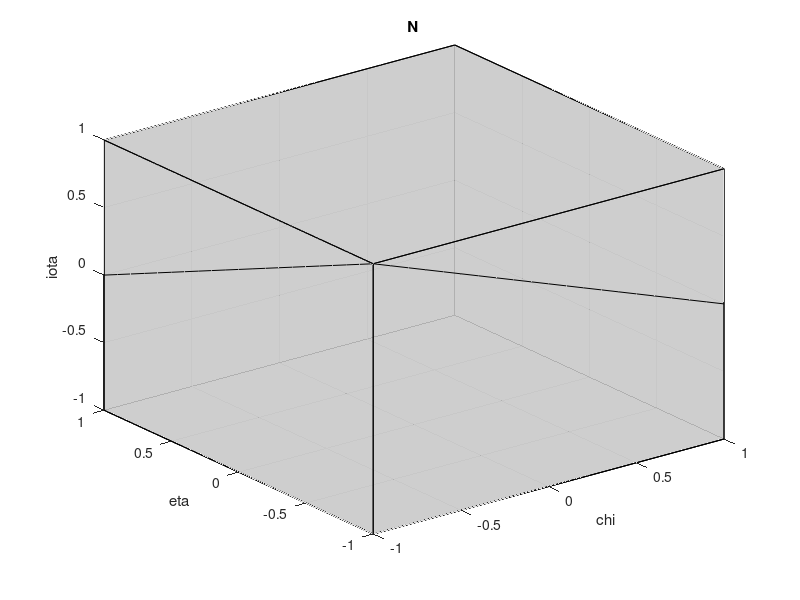
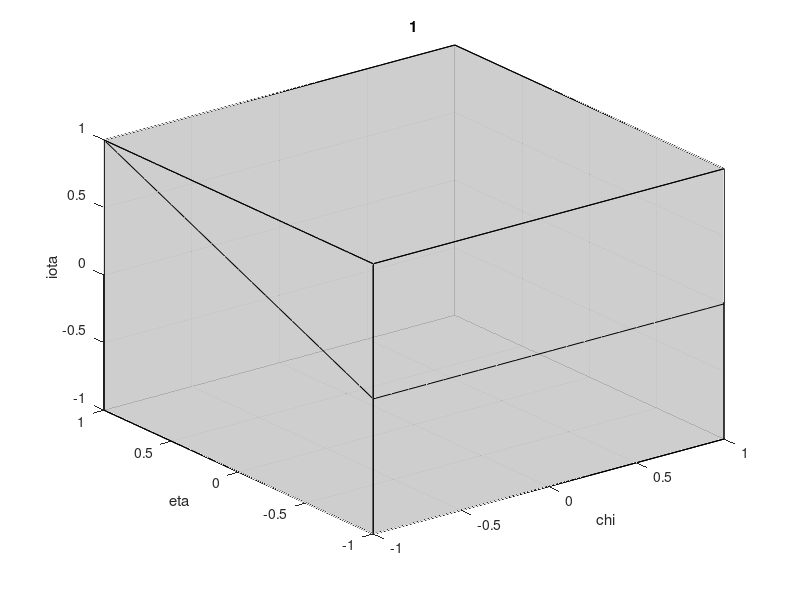
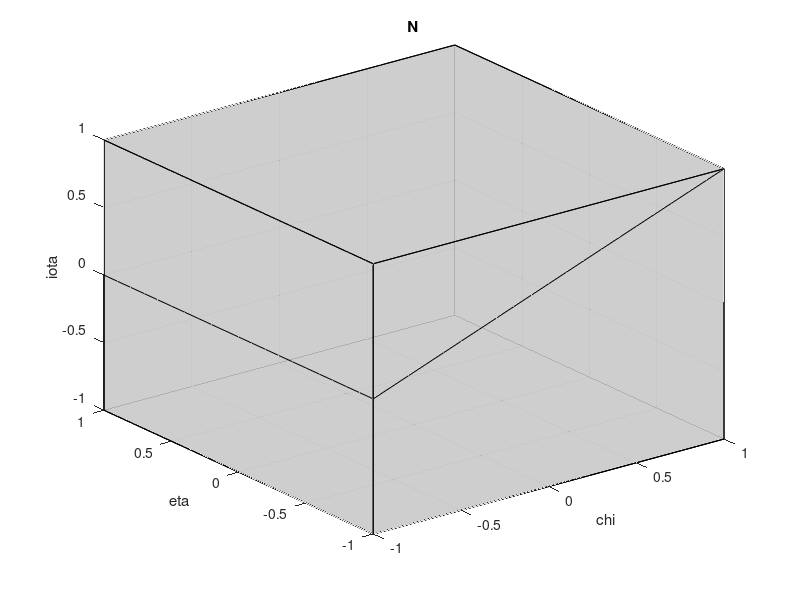
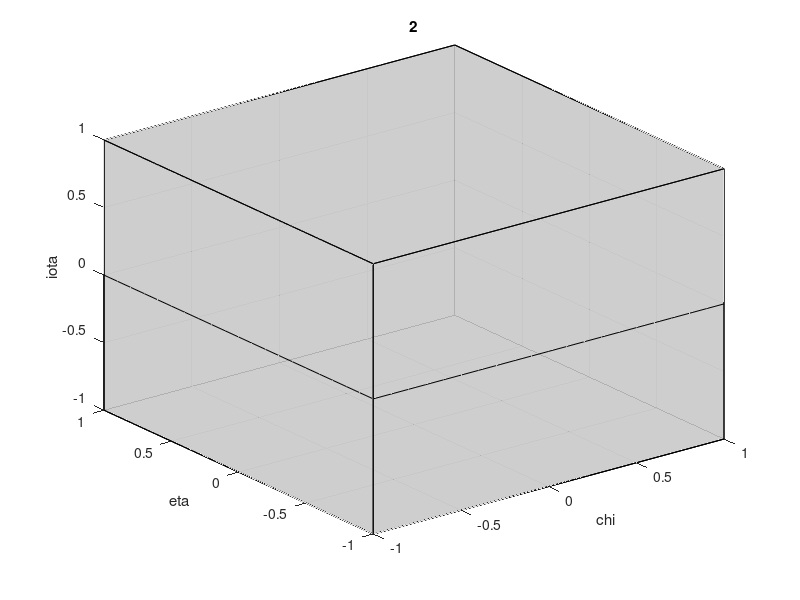

These charts were generated, in order, by the following MATLAB code:
close all;
chi = [-1:0.1:1]'; eta = [-1:0.1:1]; iota = -1;
% chi=chi*5; eta=eta*5; iota=iota*1;

     N1 = -((chi - 1)*(eta - 1).*(iota - 1))/ 8;
     N2 = ((chi + 1)*(eta - 1).*(iota - 1))/ 8;
     N3 = ((chi - 1)*(eta + 1).*(iota - 1))/ 8;
     N4 = -((chi + 1)*(eta + 1).*(iota - 1))/ 8;
     N5 = ((chi - 1)*(eta - 1).*(iota + 1))/ 8;
     N6 = -((chi + 1)*(eta - 1).*(iota + 1))/ 8;
     N8 = -((chi - 1)*(eta + 1).*(iota + 1))/8;
     N7 = ((chi + 1)*(eta + 1).*(iota + 1))/8;

    NN=zeros(21,21,8);
    NN(:,:,1)=N1;
    NN(:,:,2)=N2;
    NN(:,:,3)=N3;
    NN(:,:,4)=N4;
    NN(:,:,5)=N5;
    NN(:,:,6)=N6;
    NN(:,:,7)=N7;
    NN(:,:,8)=N8;

    
    
x=[1,1,-1,-1,1,1,-1,-1;-1,1,1,-1,-1,1,1,-1;-1,-1,-1,-1,1,1,1,1];

faces = zeros(3,4,6);
faces(:,:,1) = [x(:,4) x(:,3) x(:,2) x(:,1)];
faces(:,:,2) = [x(:,1) x(:,2) x(:,6) x(:,5)];
faces(:,:,3) = [x(:,2) x(:,3) x(:,7) x(:,6)];
faces(:,:,4) = [x(:,3) x(:,4) x(:,8) x(:,7)];
faces(:,:,5) = [x(:,1) x(:,5) x(:,8) x(:,4)];
faces(:,:,6) = [x(:,5) x(:,6) x(:,7) x(:,8)];

    xx=[faces(1,:,1);faces(1,:,2);faces(1,:,3);faces(1,:,4);faces(1,:,5);faces(1,:,6)]'; 
    yy=[faces(2,:,1);faces(2,:,2);faces(2,:,3);faces(2,:,4);faces(2,:,5);faces(2,:,6)]';
    zz=[faces(3,:,1);faces(3,:,2);faces(3,:,3);faces(3,:,4);faces(3,:,5);faces(3,:,6)]';

%  
%     figure(); hold on; view(3); grid on;
%     patch(xx,yy,zz,'black','FaceAlpha', 0.1);
%     surf(chi, eta, N1);
%     xlabel("chi"); ylabel("eta"); zlabel("iota");
%     hold off;
    
    
 leg =["N1" "N2" "N3" "N4" "N5" "N6" "N7" "N8"];   
 for i=1:8
    figure(); hold on; view(3); grid on;
    patch(xx,yy,zz,'black','FaceAlpha', 0.1);
    surf(chi, eta, NN(:,:,i));
    xlabel("chi"); ylabel("eta"); zlabel("iota");
    title(leg(i));
    hold off; 
        
 end
 
    figure(); hold on; view(3); grid on;
    patch(xx,yy,zz,'black','FaceAlpha', 0.1);
    surf(chi, eta, sum(NN,3));
    xlabel("chi"); ylabel("eta"); zlabel("iota");
    title("Summation");
    hold off; 